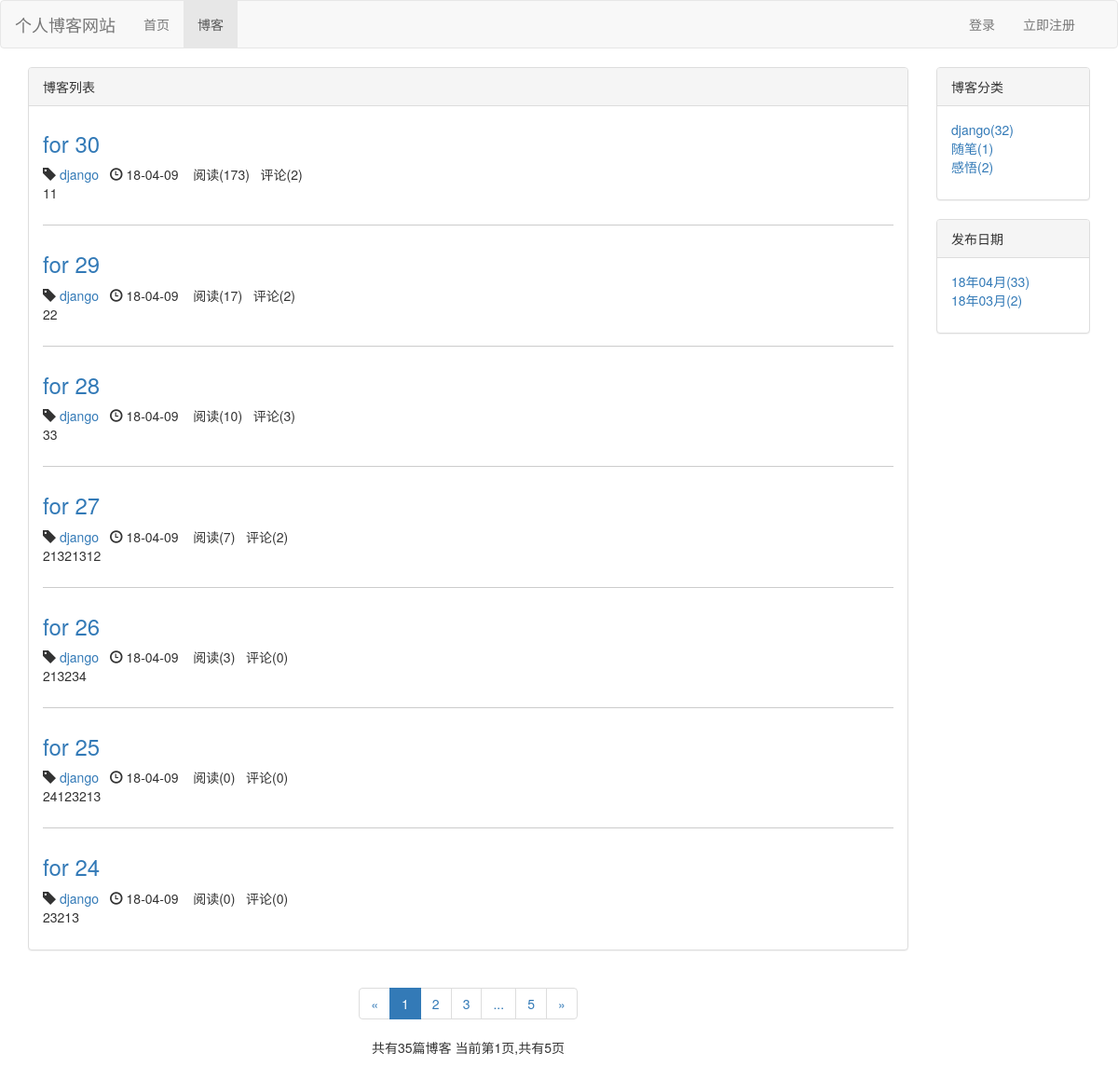
Screenshot of /blog/ with the database file from the repository.
### blog/models.py (models this page shows, shortened)
class Blog(models.Model,ReadNumExpandMethod):
     title =  models.CharField(max_length=50)
     blog_type = models.ForeignKey(BlogType,on_delete=models.CASCADE)
     content = RichTextUploadingField()
     author = models.ForeignKey(User,on_delete=models.CASCADE)
     read_details = GenericRelation(ReadDetail)
     created_time = models.DateTimeField(auto_now_add=True)
     last_update_time = models.DateTimeField(auto_now=True)
     class Meta:
          ordering = ['-created_time']

class BlogType(models.Model):
     type_name = models.CharField(max_length=15)
     def __str__(self):
         return self.type_name

### read_statistics/models.py (models this page shows)
class ReadNum(models.Model):
    read_num = models.IntegerField(default=0)
    content_type = models.ForeignKey(ContentType,on_delete=models.CASCADE)
    object_id = models.PositiveIntegerField() # 主键ID
    contebt_object = GenericForeignKey('content_type','object_id') # 通用外键

### blog/views.py (the view)
# urls.py: path('',views.blog_list,name='blog_list'),
def blog_list(request):
    blogs_all_list = Blog.objects.all()
    context = get_blog_list_common_data(request,blogs_all_list)
    return render(request,'blog/blog_list.html',context)

### comment/templatetags/comment_tags.py (called while the page is built)
@register.simple_tag
def get_comment_count(obj):
    content_type = ContentType.objects.get_for_model(obj)
    return Comment.objects.filter(content_type=content_type, object_id=obj.pk).count()

### read_statistics/models.py (called while the page is built)
    def get_read_num(self):
        try:
            ct = ContentType.objects.get_for_model(self)
            readnum = ReadNum.objects.get(content_type=ct, object_id=self.pk)
            return readnum.read_num
        except exceptions.ObjectDoesNotExist:
            return 0

### user/context_processors.py (called while the page is built)
def login_modal_form(request):
    return {'login_modal_form':LoginForm()}

### blog/templates/blog/blog_list.html (shortened to what this page needs)
{% extends  'base.html' %}
{% block nav-blog-active %}active{% endblock %}
{% load staticfiles %}
{% load comment_tags %}
{% block header_extends %}
    <link rel="stylesheet" href="{% static 'blog/blog.css' %}">
{% endblock %}
{% block content %}
    <div class="container">
        <div class="row">
            <div class="col-xs-12 col-sm-8 col-md-9 col-lg-10">
                <div class="panel panel-default">
                     <div class="panel-heading">{% block blog_list_title %}博客列表 {% endblock %}</div>
                     <div class="panel-body">
                         {% for blog in blogs %}
                         <div class="blog">
                         <h3><a href="{% url 'blog_detail' blog.id %}">{{ blog.title }}</a></h3>
                          <p class="blog-info">
                              <span class="glyphicon glyphicon-tag"></span> <a href="{% url 'blogs_with_type' blog.blog_type.pk %}">{{ blog.blog_type}}</a>&nbsp;&nbsp;
                              <span class="glyphicon glyphicon-time"></span> {{ blog.created_time|date:"y-m-d " }}&nbsp;&nbsp;
                              阅读({{ blog.get_read_num }})&nbsp;&nbsp;
                              评论({%  get_comment_count blog %})
                          </p>
                         <p>{{ blog.content|striptags|truncatechars:120 }}</p>
                         </div>
                         {% empty %}
                         <div class="blog">
                         <h3>-- 暂无博客，敬请期待 --</h3>
                         </div>
                         {% endfor %}
                     </div>
                </div>
            <div class="paginator">
              <ul class="pagination">
                <li>
                    {% if page_of_blogs.has_previous %}
                     <a href="?page={{ page_of_blogs.previous_page_number }}" aria-label="Previous">
                        <span aria-hidden="true">&laquo;</span>
                      </a>
                    {% else %}
                       <span aria-hidden="true">&laquo;</span>
                    {% endif %}
                </li>
                  {% for page_num in page_range %}
                        {% if page_num == page_of_blogs.number %}
                            <li class='active'><span>{{ page_num }}</span></li>
                        {% else %}
                            {% if page_num == '...'%}
                                <li ><span>{{ page_num }}</span></li>
                            {% else %}
                                <li><a href="?page={{ page_num }}">{{ page_num }}</a></li>
                            {% endif %}
                        {% endif %}
                {% endfor %}
                <li>
                   {% if page_of_blogs.has_next %}
                     <a href="?page={{ page_of_blogs.next_page_number }}" aria-label="Next">
                        <span aria-hidden="true">&raquo;</span>
                      </a>
                    {% else %}
                       <span aria-hidden="true">&raquo;</span>
                    {% endif %}
                </li>
              </ul>
                <p>
                    共有{{ page_of_blogs.paginator.count }}篇博客
                    当前第{{  page_of_blogs.number }}页,共有{{ page_of_blogs.paginator.num_pages }}页
                </p>
            </div>
        </div>
            <div class="hidden-xs col-sm-4 col-md-3 col-lg-2">
                <div class="panel panel-default">
                    <div class="panel-heading">博客分类</div>
                    <div class="panel-body">
                        <ul class="blog-types" style="list-style-type:none;">
                            {% for blog_type in blog_types %}
                                <li><a href="{% url 'blogs_with_type' blog_type.pk %}">
                                    {{ blog_type.type_name }}({{ blog_type.blog_count }})
                                </a></li>
                            {% empty %}
                                <li>暂无分类</li>
                            {% endfor %}
                        </ul>
                    </div>
                </div>
                <div class="panel panel-default">
                    <div class="panel-heading">发布日期</div>
                    <div class="panel-body">
                        <ul>
                            {% for blog_date,blog_count in blogs_dates.items %}
                                <li>
                                    <a href="{% url 'blogs_with_date' blog_date.year blog_date.month %}">
                                    {{ blog_date|date:"y年m月"}}({{ blog_count }})</a>
                                </li>
                            {% endfor %}
                        </ul>
                    </div>
                </div>
            </div>
        </div>
     </div>
{% endblock %}

### templates/base.html (shortened to what this page needs)
{% load staticfiles %}
<html  lang="zh-CN">
<head>
    <link rel="stylesheet" href="{% static 'base.css'%}">
    <link rel="stylesheet" href="{% static 'bootstrap-3.3.7/css/bootstrap.min.css' %}">
    {% block header_extends %}{% endblock %}
</head>
<body>
    <div class="navbar navbar-default nav-bar-fixed-top" role="navigation">
        <div class="container-fluid">
            <div class="navbar-header">
               <a class ="navbar-brand" href="{% url 'home' %}">
                   个人博客网站</a>
            </div>
            <div id="navbar-collapse" class="collapse navbar-collapse" >
            <ul  class="nav navbar-nav">
                <li class="{% block nav-home-active %}{% endblock %}"><a href="{% url 'home' %}">首页</a></li>
                <li class="{% block nav-blog-active %}{% endblock %}"><a href="{% url 'blog_list' %}">博客</a></li>
            </ul>
                 <ul class="nav navbar-nav navbar-right">
                     {% if not user.is_authenticated %}
                        <li><a  href="{% url 'login' %}?from={{ request.get_full_path }}">登录</a></li>
                        <li><a  href="{% url 'register' %}?from={{ request.get_full_path }}">立即注册</a></li>
                     {% endif %}
                    </ul>
                </div>
            </div>
     </div>
     {% block content %}{% endblock %}
</body>
</html>

### static/base.css (style rules this page uses)
* { margin: 0; padding: 0; }
ul { list-style-type: none; }
ul.navbar-right { margin-right: 0; }

### blog/static/blog/blog.css (style rules this page uses)
ul.blog-types { list-style-type:none; }
div.blog:not(:last-child) { margin-bottom: 2em; padding-bottom: 1em; border-bottom: 1px solid #cccccc; }
div.blog h3 { margin-top:0.5em; }
div.blog p.blog-info { margin-bottom: 0; }
div.paginator { text-align: center; }

### rows the page displays
Blog: title "for 30", blog_type "django", created_time "18-04-09", get_read_num "173", id "2", content "11"
Blog: title "for 29", blog_type "django", created_time "18-04-09", get_read_num "17", id "2", content "22"
Blog: title "for 28", blog_type "django", created_time "18-04-09", get_read_num "10", id "3", content "33"
Blog: title "for 27", blog_type "django", created_time "18-04-09", get_read_num "7", id "2", content "21321312"
Blog: title "for 26", blog_type "django", created_time "18-04-09", get_read_num "3", id "0", content "213234"
Blog: title "for 25", blog_type "django", created_time "18-04-09", get_read_num "0", id "0", content "24123213"
Blog: title "for 24", blog_type "django", created_time "18-04-09", get_read_num "0", id "0", content "23213"
BlogType: type_name "django", blog_count "32"
BlogType: type_name "随笔", blog_count "1"
BlogType: type_name "感悟", blog_count "2"

### other values shown
{{ page_num }} "1"
{{ page_num }} "2" "3" "5"
{{ page_num }} "..."
{{ page_of_blogs.paginator.count }} "35"
{{ page_of_blogs.number }} "1"
{{ page_of_blogs.paginator.num_pages }} "5"
{{ blog_date|date:"y年m月" }} "18年04月" "18年03月"
{{ blog_count }} "33" "2"
